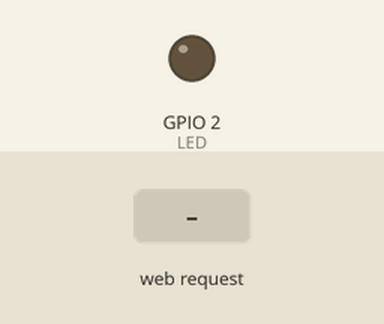
Bench run of a sketch on a simulated ESP32. Shown: output pins drawn as LEDs (lit = HIGH). The test bench sets the inputs (shaded band). WiFi joins after 1.5 s; servers stay silent unless stated; what the sketch prints to the serial monitor is not drawn.

Above: at 2.7 s.
2.8 s: HTTP request GET /H received
At 3.1 s:
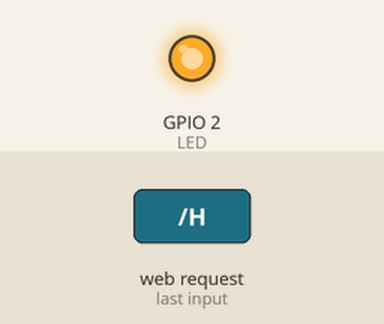
4.3 s: HTTP request GET /L received
At 5.5 s:
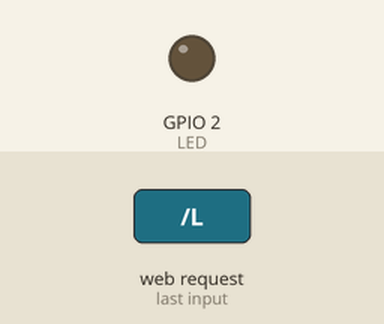
Timing chart, 0 to 7.3 s (numbered marks = the images above; inputs shaded):
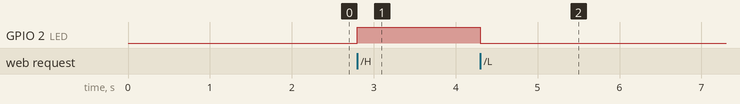

The sketch:

smart-lock.ino
```cpp
#include <WiFi.h>

const char* ssid = "ssid";
const char* password = "password";
int LED = 2;
WiFiServer server(80);

void setup() {
  Serial.begin(9600);
  pinMode(LED, OUTPUT);

  Serial.println();
  Serial.print("Conectando-se a ");
  Serial.println(ssid);
  WiFi.begin(ssid, password);

  while (WiFi.status() != WL_CONNECTED) {
    delay(500);
    Serial.print(".");
  }

  Serial.println("");
  Serial.println("WiFi conectada.");
  Serial.println("Endereço de IP: ");
  Serial.println(WiFi.localIP());

  server.begin();
}

void loop() {
  WiFiClient client = server.available();
  if (client) {
    Serial.println("Novo Cliente.");
    String currentLine = "";
    while (client.connected()) {
      if (client.available()) {
        char c = client.read();
        Serial.write(c);
        if (c == '\n') {
          if (currentLine.length() == 0) {
            client.println("HTTP/1.1 200 OK");
            client.println("Content-type:text/html");
            client.println();
            client.print("Click <a href=\"/H\">here</a> to turn the LED on pin 2 on.<br>");
            client.print("Click <a href=\"/L\">here</a> to turn the LED on pin 2 off.<br>");
            client.println();
            break;
          } else {
            currentLine = "";
          }
        } else if (c != '\r') {
          currentLine += c;
        }
        if (currentLine.endsWith("GET /H")) {
          digitalWrite(LED, HIGH);
        }
        if (currentLine.endsWith("GET /L")) {
          digitalWrite(LED, LOW);
        }
      }
    }
    client.stop();
    Serial.println("Client Disconnected.");
  }
}
```

Measured:
- after the input at 2.8 s, GPIO 2 (LED): LOW → HIGH at once
- after the input at 4.3 s, GPIO 2 (LED): HIGH → LOW at once
